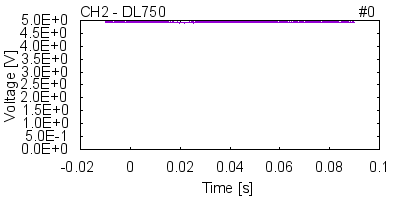

Write the gnuplot code that produced this figure.
set term png enhanced transparent truecolor font arial 11 size 400, 200
set out "PlotRaw_DL750_CH2.png"
set datafile separator ','
set nokey
set multiplot 
set origin 0.2, 0.25
set size 0.75, 0.65
set lmargin 0
set rmargin 0
set tmargin 0
set bmargin 0
set label 2 left at graph 0,1.06 "CH2 - DL750"
set label 3 right at graph 1,1.06 "#0"
set yrange [*<0:0<*]
set format y "%1.1tE%+-T"
set label 10 center at graph 0.5, -0.3 "Time [s]"
set label 11 center at graph -0.23, 0.5 rotate "Voltage [V]"
plot "ECR00039.CSV" every 10 using (-0.01 + (column(0)) * 10 * 5e-07):2 with line
